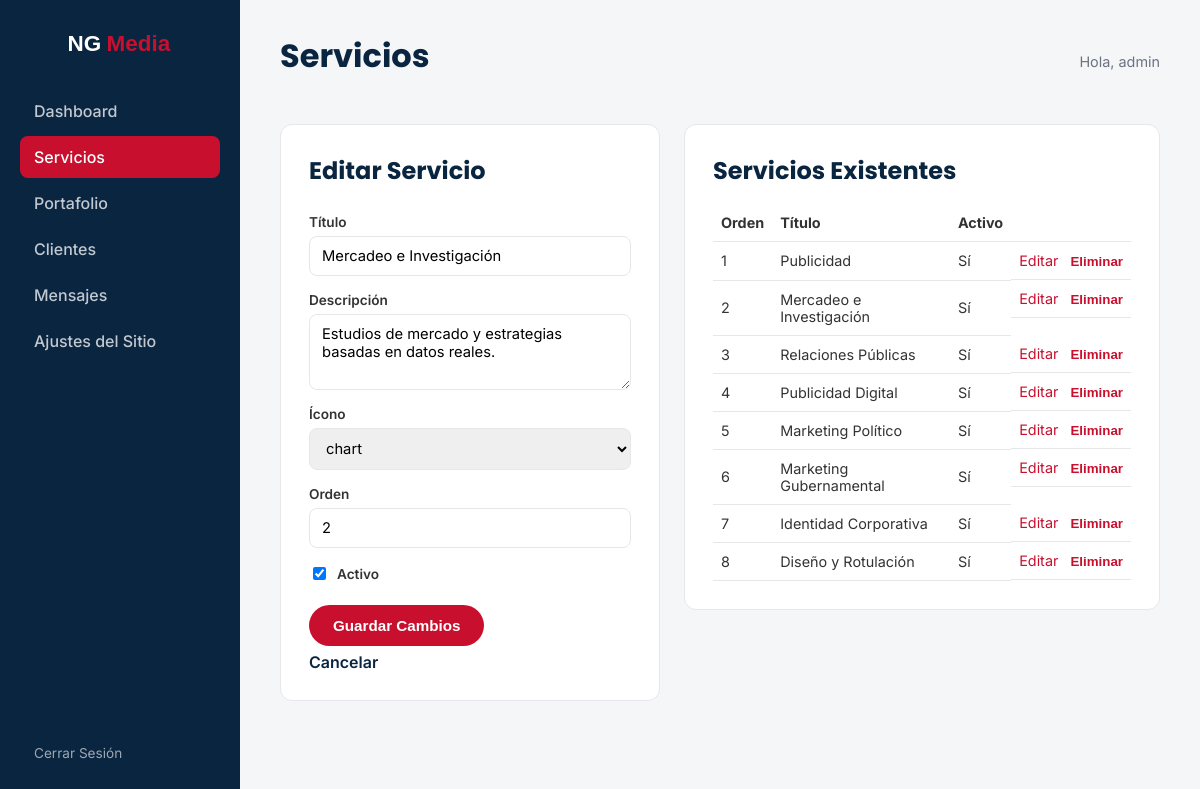
Screenshot of /admin/services.php?edit=2 (signed in) with the database file from the repository.
### tables this page shows
CREATE TABLE IF NOT EXISTS services (
    id INT UNSIGNED AUTO_INCREMENT PRIMARY KEY,
    title VARCHAR(100) NOT NULL,
    icon_slug VARCHAR(50) NOT NULL DEFAULT 'megaphone',
    description TEXT,
    sort_order INT UNSIGNED NOT NULL DEFAULT 0,
    active TINYINT(1) NOT NULL DEFAULT 1
);

### includes/functions.php (called while the page is built, shortened)
<?php
function e(?string $value): string
{
    return htmlspecialchars($value ?? '', ENT_QUOTES, 'UTF-8');
}

### admin/services.php (the view, shortened to what this page needs)
<?php
require __DIR__ . '/auth.php';
$iconOptions = ['megaphone', 'chart', 'handshake', 'signal', 'flag', 'building', 'badge', 'palette'];
$services = $pdo->query('SELECT * FROM services ORDER BY sort_order ASC, id ASC')->fetchAll();
$editItem = null;
if (!empty($_GET['edit'])) {
    $stmt = $pdo->prepare('SELECT * FROM services WHERE id = :id');
    $stmt->execute(['id' => $_GET['edit']]);
    $editItem = $stmt->fetch() ?: null;
}
require __DIR__ . '/includes/admin-header.php';
?>
<div class="admin-grid">
    <div class="admin-card">
        <h2><?= $editItem ? 'Editar Servicio' : 'Nuevo Servicio' ?></h2>
        <form method="post" class="admin-form">
            <label for="title">Título</label>
            <input type="text" id="title" name="title" required value="<?= e($editItem['title'] ?? '') ?>">
            <label for="description">Descripción</label>
            <textarea id="description" name="description" rows="3"><?= e($editItem['description'] ?? '') ?></textarea>
            <label for="icon_slug">Ícono</label>
            <select id="icon_slug" name="icon_slug">
                <?php foreach ($iconOptions as $icon): ?>
                <option value="<?= e($icon) ?>" <?= ($editItem['icon_slug'] ?? '') === $icon ? 'selected' : '' ?>><?= e($icon) ?></option>
                <?php endforeach; ?>
            </select>
            <label for="sort_order">Orden</label>
            <input type="number" id="sort_order" name="sort_order" value="<?= e((string)($editItem['sort_order'] ?? 0)) ?>">
            <label class="checkbox-label">
                <input type="checkbox" name="active" <?= ($editItem['active'] ?? 1) ? 'checked' : '' ?>> Activo
            </label>
            <button type="submit" class="btn btn-accent"><?= $editItem ? 'Guardar Cambios' : 'Crear Servicio' ?></button>
            <?php if ($editItem): ?><a href="services.php" class="btn-link">Cancelar</a><?php endif; ?>
        </form>
    </div>
    <div class="admin-card">
        <h2>Servicios Existentes</h2>
        <table class="admin-table">
            <thead><tr><th>Orden</th><th>Título</th><th>Activo</th><th></th></tr></thead>
            <tbody>
            <?php foreach ($services as $service): ?>
                <tr>
                    <td><?= (int) $service['sort_order'] ?></td>
                    <td><?= e($service['title']) ?></td>
                    <td><?= $service['active'] ? 'Sí' : 'No' ?></td>
                    <td class="table-actions">
                        <a href="services.php?edit=<?= (int) $service['id'] ?>">Editar</a>
                        <form method="post" onsubmit="return confirm('¿Eliminar este servicio?');">
                            <button type="submit" class="btn-link-danger">Eliminar</button>
                        </form>
                    </td>
                </tr>
            <?php endforeach; ?>
            </tbody>
        </table>
    </div>
</div>
<?php require __DIR__ . '/includes/admin-footer.php'; ?>

### assets/css/admin.css (style rules this page uses)
:root { --color-primary: #0A2540; --color-primary-light: #123a5e; --color-accent: #C8102E; --color-accent-dark: #9c0c23; --color-success: #1F8A5C; --color-bg: #F4F6F8; --color-text: #333333; --color-text-light: #6b7280; --color-border: #e5e7eb; --radius: 12px; }
* { box-sizing: border-box; }
body { margin: 0; font-family: 'Inter', sans-serif; color: var(--color-text); background: var(--color-bg); }
h1, h2 { font-family: 'Poppins', sans-serif; color: var(--color-primary); margin: 0 0 16px; }
a { color: var(--color-accent); text-decoration: none; }
.btn { display: inline-flex; align-items: center; justify-content: center; padding: 12px 24px; border-radius: 999px; font-weight: 600; border: none; cursor: pointer; font-size: 0.95rem; }
.btn-accent { background: var(--color-accent); color: #fff; }
.btn-link { background: none; border: none; color: var(--color-primary); cursor: pointer; font-weight: 600; padding: 0; }
.btn-link-danger { background: none; border: none; color: var(--color-accent); cursor: pointer; font-weight: 600; padding: 0; }
.admin-grid { display: grid; grid-template-columns: 380px 1fr; gap: 24px; align-items: start; }
.admin-card { background: #fff; border-radius: var(--radius); padding: 28px; border: 1px solid var(--color-border); }
.admin-form { display: grid; gap: 6px; }
.admin-form label { font-weight: 600; font-size: 0.85rem; margin-top: 10px; }
.admin-form input[type=text], .admin-form input[type=number], .admin-form input[type=file], .admin-form select, .admin-form textarea { width: 100%; padding: 10px 12px; border-radius: 8px; border: 1px solid var(--color-border); font-family: inherit; font-size: 0.92rem; }
.checkbox-label { display: flex; align-items: center; gap: 8px; font-weight: 500; }
.admin-form .btn { margin-top: 16px; width: fit-content; }
.admin-table { width: 100%; border-collapse: collapse; }
.admin-table th, .admin-table td { text-align: left; padding: 10px 8px; border-bottom: 1px solid var(--color-border); font-size: 0.9rem; }
.table-actions { display: flex; gap: 12px; align-items: center; }
.table-actions form { display: inline; }

### rows the page displays
services: title "Mercadeo e Investigación", description "Estudios de mercado y estrategias basadas en datos reales.", sort_order "2", active "☑", shows "Sí"
services: sort_order "1", title "Publicidad", active "Sí"
services: sort_order "3", title "Relaciones Públicas", active "Sí"
services: sort_order "4", title "Publicidad Digital", active "Sí"
services: sort_order "5", title "Marketing Político", active "Sí"
services: sort_order "6", title "Marketing Gubernamental", active "Sí"
services: sort_order "7", title "Identidad Corporativa", active "Sí"
services: sort_order "8", title "Diseño y Rotulación", active "Sí"

### other values shown
$label "Dashboard"
$label "Servicios"
$label "Portafolio"
$label "Clientes"
$label "Mensajes"
$label "Ajustes del Sitio"
$pageTitle "Servicios"
$_SESSION['admin_username'] "admin"
form field icon_slug "chart"
